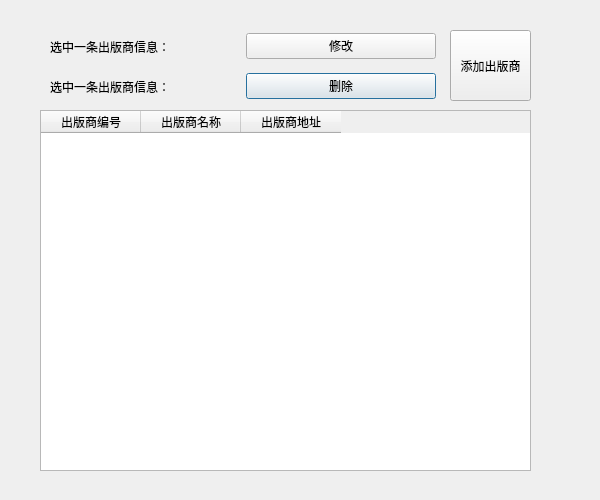
<?xml version="1.0" encoding="UTF-8"?>
<ui version="4.0">
 <class>PressManagerDialog</class>
 <widget class="QDialog" name="PressManagerDialog">
  <property name="geometry">
   <rect>
    <x>0</x>
    <y>0</y>
    <width>600</width>
    <height>500</height>
   </rect>
  </property>
  <property name="minimumSize">
   <size>
    <width>600</width>
    <height>500</height>
   </size>
  </property>
  <property name="maximumSize">
   <size>
    <width>600</width>
    <height>500</height>
   </size>
  </property>
  <property name="windowTitle">
   <string>出版商管理界面</string>
  </property>
  <widget class="QTableWidget" name="tableWidgetPress">
   <property name="geometry">
    <rect>
     <x>40</x>
     <y>110</y>
     <width>491</width>
     <height>361</height>
    </rect>
   </property>
   <column>
    <property name="text">
     <string>出版商编号</string>
    </property>
   </column>
   <column>
    <property name="text">
     <string>出版商名称</string>
    </property>
   </column>
   <column>
    <property name="text">
     <string>出版商地址</string>
    </property>
   </column>
  </widget>
  <widget class="QWidget" name="layoutWidget">
   <property name="geometry">
    <rect>
     <x>50</x>
     <y>70</y>
     <width>386</width>
     <height>33</height>
    </rect>
   </property>
   <layout class="QHBoxLayout" name="horizontalLayout_2">
    <item>
     <widget class="QLabel" name="label_2">
      <property name="text">
       <string>选中一条出版商信息：</string>
      </property>
     </widget>
    </item>
    <item>
     <widget class="QPushButton" name="BtnPressDelete">
      <property name="text">
       <string>删除</string>
      </property>
     </widget>
    </item>
   </layout>
  </widget>
  <widget class="QPushButton" name="BtnAddPress">
   <property name="geometry">
    <rect>
     <x>450</x>
     <y>30</y>
     <width>81</width>
     <height>71</height>
    </rect>
   </property>
   <property name="styleSheet">
    <string notr="true"/>
   </property>
   <property name="text">
    <string>添加出版商</string>
   </property>
  </widget>
  <widget class="QWidget" name="layoutWidget">
   <property name="geometry">
    <rect>
     <x>50</x>
     <y>30</y>
     <width>386</width>
     <height>33</height>
    </rect>
   </property>
   <layout class="QHBoxLayout" name="horizontalLayout">
    <item>
     <widget class="QLabel" name="label">
      <property name="text">
       <string>选中一条出版商信息：</string>
      </property>
     </widget>
    </item>
    <item>
     <widget class="QPushButton" name="BtnPressModify">
      <property name="text">
       <string>修改</string>
      </property>
     </widget>
    </item>
   </layout>
  </widget>
 </widget>
 <resources/>
 <connections/>
</ui>
